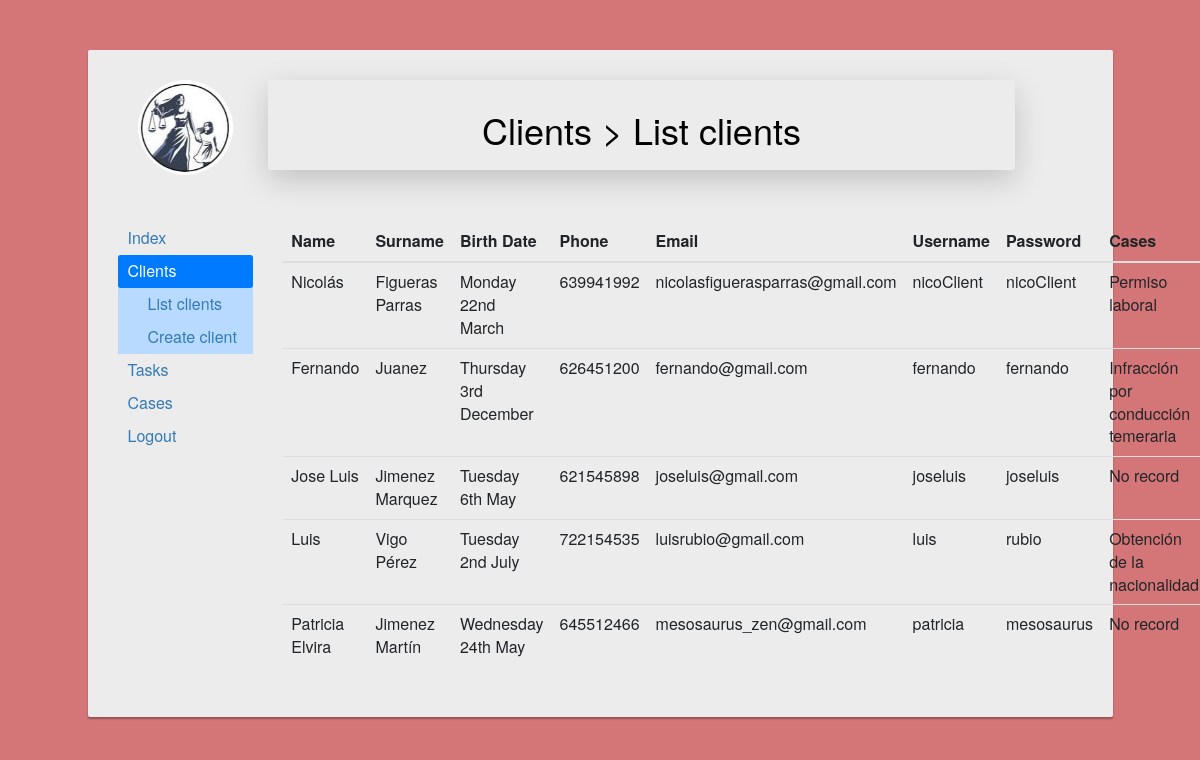
The page /personalArea/Worker/Clients/index.php (signed in) on the database its author committed.
### tables this page shows
CREATE TABLE `clients` (
  `client_ID` bigint(20) UNSIGNED NOT NULL,
  `name` varchar(50) NOT NULL,
  `surname` varchar(70) NOT NULL,
  `birth_date` date NOT NULL,
  `phone` int(11) NOT NULL,
  `email` varchar(70) NOT NULL,
  `username` varchar(15) NOT NULL,
  `password` varchar(25) NOT NULL,
  `bill` float NOT NULL
);

CREATE TABLE `cases` (
  `case_ID` bigint(20) UNSIGNED NOT NULL,
  `title` varchar(200) NOT NULL,
  `description` varchar(1000) NOT NULL,
  `lawer_ID` bigint(20) NOT NULL,
  `client_ID` bigint(20) NOT NULL,
  `type` varchar(50) NOT NULL
);

### personalArea/Worker/Clients/index.php (the view, shortened to what this page needs)
<!DOCTYPE html>
<html lang="en">
    <head>
        <link rel="stylesheet" href="https://stackpath.bootstrapcdn.com/bootstrap/4.3.1/css/bootstrap.min.css">
        <link rel="stylesheet" href="https://maxcdn.bootstrapcdn.com/bootstrap/3.3.7/css/bootstrap.min.css">
        <link rel="stylesheet" href="https://maxcdn.bootstrapcdn.com/font-awesome/4.7.0/css/font-awesome.min.css">
        <link rel="stylesheet" href="https://use.fontawesome.com/releases/v5.8.1/css/all.css">
    </head>
    <body>
            <?php
                $db = connectDb();
            ?>
        <div class="container-fluid content">
            <div class="row">
                <div class="col-10 offset-1 insideContainer">
                    <div class="row">
                        <div class="col-2 avatar">
                            <img src="../../../img/iconAvatar.png" alt="Avatar">
                        </div>
                        <div class="col-9 shadow-lg p-3 mb-5 bg-#70c5c0 rounded">
                            <h1 class="h1" style="text-align: center">Clients > List clients</h1>
                        </div>
                    </div>
                    <br>
                    <div class="row">
                        <div class="col-2">
                                <div class="nav flex-column nav-pills" id="v-pills-tab" role="tablist" aria-orientation="vertical">
                                    <a class='nav-link' href='../index.php'>Index</a>
                                    <a class='nav-link active' href='../Clients/'>Clients</a>
                                    <div class="table-primary" style="padding-left: 20px;">
                                        <table>
                                            <tr>
                                                <td>
                                                    <a class='nav-link' href='index.php'>List clients</a>
                                                </td>
                                            </tr>
                                            <tr>
                                                <td>
                                                    <a class='nav-link' href='create.php'>Create client</a>
                                                </td>
                                            </tr>
                                        </table>
                                    </div>
                                    <a class='nav-link' href="../Tasks/">Tasks</a>
                                    <a class="nav-link" href="../Cases/">Cases</a>
                                    <a class="nav-link" href="../../../login/logout.php">Logout</a>
                                </div>
                        </div>
                            <div class="col-9">
                                <?php
                                    $listQuery = mysqli_query($db, "SELECT * FROM clients");
                                    if($row = mysqli_fetch_array($listQuery)){
                                        echo "<table class='table'>";
                                            echo "<thead>";
                                                echo "<tr>";
                                                    echo "<th scope='col'>Name</th>";
                                                    echo "<th scope='col'>Surname</th>";
                                                    echo "<th scope='col'>Birth Date</th>";
                                                    echo "<th scope='col'>Phone</th>";
                                                    echo "<th scope='col'>Email</th>";
                                                    echo "<th scope='col'>Username</th>";
                                                    echo "<th scope='col'>Password</th>";
                                                    echo "<th scope='col'>Cases</th>";
                                                echo "</tr>";
                                            echo "</thead>";
                                            do{
                                                echo "<tr>";
                                                    echo "<td>".$row["name"]."</td>";
                                                    echo "<td>".$row["surname"]."</td>";
                                                    $bDateFormatted = date("l jS F ", strtotime($row["birth_date"]));
                                                    echo "<td>".$bDateFormatted."</td>";
                                                    echo "<td>".$row["phone"]."</td>";
                                                    echo "<td>".$row["email"]."</td>";
                                                    echo "<td>".$row["username"]."</td>";
                                                    echo "<td>".$row["password"]."</td>";
                                                    $cases = mysqli_query($db, "SELECT * FROM cases WHERE client_ID = '$row[client_ID]'");
                                                    if($row_cases = mysqli_fetch_array($cases)){
                                                        echo "<td>";
                                                            do{
                                                                echo $row_cases['title'];
                                                            }while($row_cases = mysqli_fetch_array($cases));
                                                        echo "</td>";
                                                    }else{
                                                        echo "<td>No record</td>";
                                                    }
                                                echo "</tr>";
                                            }while($row = mysqli_fetch_array($listQuery));
                                    }else{
                                        echo "There is no record";
                                    }
                                ?>
                            </div>
                    </div>
                </div>
            </div>
        </div>
    </body>
</html>

### personalArea/Worker/Clients/index.php (style rules this page uses)
html, body { overflow-x: hidden; }
body { color: #fff; background: #d47677; }
.content { margin: 0 auto; padding: 50px 0px 300px; }
.insideContainer { color:black; border-radius: 2px; margin-bottom: 15px; font-size: 16px; background: #ececec; box-shadow: 0px 2px 2px rgba(0, 0, 0, 0.3); padding: 30px; position: relative; width:80vw; }
.avatar { text-align: center; }
.avatar img { width: 95px; height: 95px; }

### rows shown on the page
clients: name "Nicolás", surname "Figueras Parras", birth_date "Monday 22nd March", phone "639941992", email "nicolasfiguerasparras@gmail.com", username "nicoClient", password "nicoClient"
cases: title "Permiso laboral"
clients: name "Fernando", surname "Juanez", birth_date "Thursday 3rd December", phone "626451200", email "fernando@gmail.com", username "fernando", password "fernando"
cases: title "Infracción por conducción temeraria"
clients: name "Jose Luis", surname "Jimenez Marquez", birth_date "Tuesday 6th May", phone "621545898", email "joseluis@gmail.com", username "joseluis", password "joseluis", shows "No record"
clients: name "Luis", surname "Vigo Pérez", birth_date "Tuesday 2nd July", phone "722154535", email "luisrubio@gmail.com", username "luis", password "rubio"
cases: title "Obtención de la nacionalidad"
clients: name "Patricia Elvira", surname "Jimenez Martín", birth_date "Wednesday 24th May", phone "645512466", email "mesosaurus_zen@gmail.com", username "patricia", password "mesosaurus", shows "No record"
